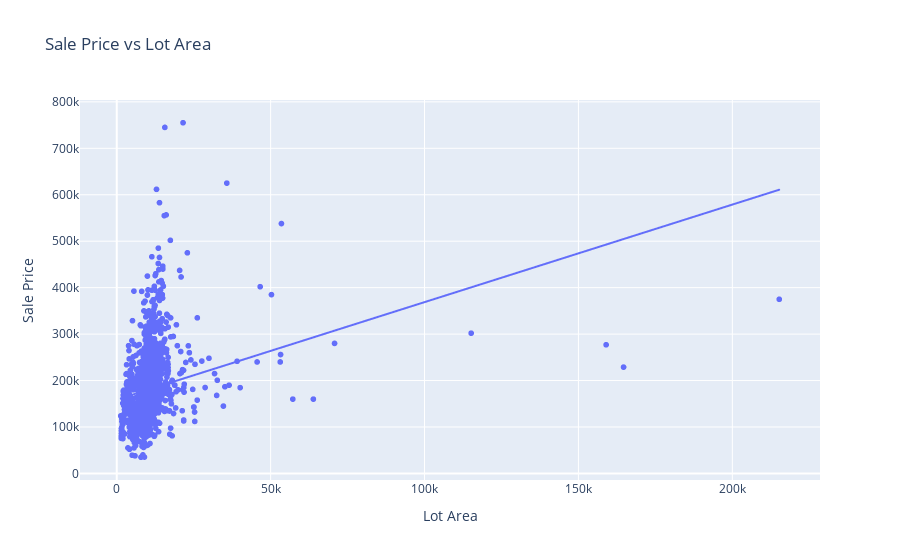

Notebook cell for this chart:
### Code cell
fig_lotArea_salPric = px.scatter(
    data,
    x="LotArea",
    y="SalePrice",
    title="Sale Price vs Lot Area",
    labels={"LotArea": "Lot Area", "SalePrice": "Sale Price"},
    trendline="ols",
)
fig_lotArea_salPric.show()

### Figure 1 — Plotly figure (JSON) as saved in the notebook; plotly's stock layout.template omitted (floating-point values rounded to 4 significant figures; data arrays with more than 128 entries replaced by an {"elided": "..."} marker saying what was removed)
{"data": [{"hovertemplate": "Lot Area=%{x}<br>Sale Price=%{y}<extra></extra>", "legendgroup": "", "marker": {"color": "#636efa", "symbol": "circle"}, "mode": "markers", "name": "", "showlegend": false, "type": "scattergl", "x": {"elided": "1460 int values"}, "xaxis": "x", "y": {"elided": "1460 int values"}, "yaxis": "y"}, {"hovertemplate": "<b>OLS trendline</b><br>SalePrice = 2.09997 * LotArea + 158836<br>R<sup>2</sup>=0.069613<br><br>Lot Area=%{x}<br>Sale Price=%{y} <b>(trend)</b><extra></extra>", "legendgroup": "", "marker": {"color": "#636efa", "symbol": "circle"}, "mode": "lines", "name": "", "showlegend": false, "type": "scattergl", "x": {"elided": "1460 int values"}, "xaxis": "x", "y": {"elided": "1460 float values"}, "yaxis": "y"}], "layout": {"legend": {"tracegroupgap": 0}, "title": {"text": "Sale Price vs Lot Area"}, "xaxis": {"anchor": "y", "domain": [0, 1], "title": {"text": "Lot Area"}}, "yaxis": {"anchor": "x", "domain": [0, 1], "title": {"text": "Sale Price"}}}}
